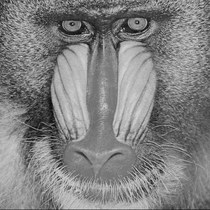
#> input picture Image_Processing_Engineering/gray_image.png, 210 x 210 px, shrunk from 512 x 512 before the run, found by its file name
$ jupyter execute kadai_1.ipynb
#> lines starting #> are read from the running program, lines starting #| are printed output that depends on the picture
レポート課題1
問題2

[cell 1]
#ドライブのマウント
from google.colab import drive
drive.mount('/content/drive')

[cell 2]
#モジュールのインポート
import cv2
import numpy as np
import matplotlib.pyplot as plt

#共通のディレクトリパス
common_path='/content/drive/MyDrive/img2025/image/'

[cell 3]
#画像を読み込む
img = cv2.imread(common_path + 'gray_image.png')
#> img is the input picture: shape (210, 210, 3); min 5, max 222, mean 129.7

#画像サイズを確認
print(f'画像サイズ:{img.shape}')
#| 画像サイズ:(210, 210, 3)

#画像のデータ型を確認
print(f'データ型:{img.dtype}')
#| データ型:uint8

#BGRの順に並んでいるのでRGBの順に並べ替える
img_rgb = cv2.cvtColor(img, cv2.COLOR_BGR2RGB)

#画像を表示
plt.imshow(img_rgb)
plt.show()

変換前後の画像を並べて表示する関数

[cell 4]
def show_images(img1, img2, title1='Image 1', title2='Image 2', cmap='gray', vmin=0, vmax=255):

  #表示領域サイズの指定
  plt.figure(figsize=(10, 5))

  #変換前の画像を表示
  plt.subplot(1, 2, 1)
  plt.title(title1)
  plt.imshow(img1, cmap=cmap, vmin=vmin, vmax=vmax)
  plt.axis('off')

  #変換後の画像を表示
  plt.subplot(1, 2, 2)
  plt.title(title2)
  plt.imshow(img2, cmap=cmap, vmin=vmin, vmax=vmax)
  plt.axis('off')

  plt.tight_layout()
  plt.show()

ヒストグラム表示関数

[cell 5]
# ヒストグラムを描画する関数
def plot_grayscale_histogram(image):

  # OpenCVでヒストグラムを計算
  hist = cv2.calcHist([image], [0], None, [256], [0, 256])

  # ヒストグラムを描画
  plt.figure(figsize=(10, 4))
  plt.plot(hist, color='black')
  plt.xlabel('Pixel Value')
  plt.ylabel('Frequency')
  plt.xlim([0, 255])
  plt.grid(True)
  plt.tight_layout()
  plt.show()

（1）線形変換関数により濃度変換を行うプログラム

[cell 6]
#画像を読み込む
gray_img = cv2.imread(common_path + 'gray_image.png')

#線形変換関数による濃度変換
adjusted_img= cv2.convertScaleAbs(gray_img, alpha=1.5, beta=15)
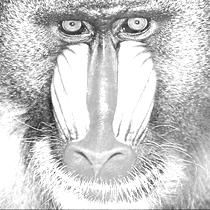
#> adjusted_img: shape (210, 210, 3); min 22, max 255, mean 203.1

#結果を表示
show_images(gray_img, adjusted_img, 'Original Image', 'Contrast Adjusted Image')
#> in show_images, `plt.show()`:
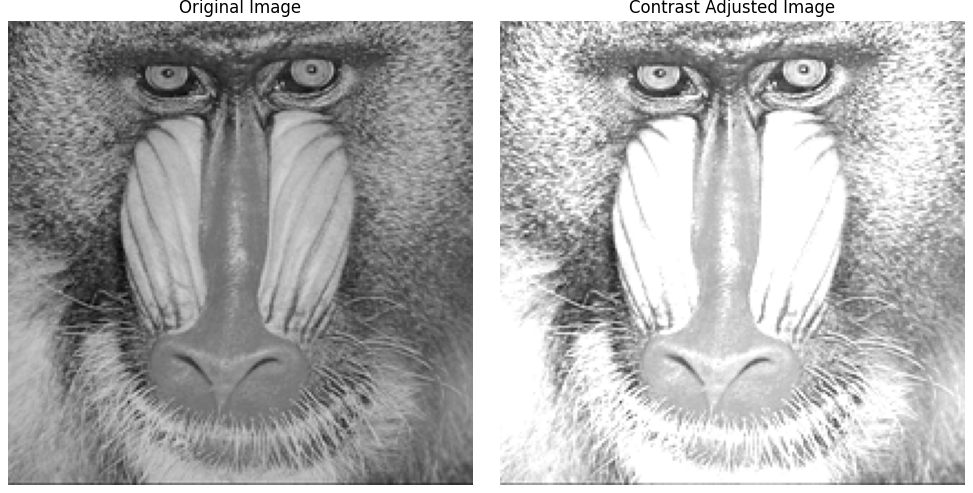
#> figure drawn by matplotlib, 2 panels

元画像のヒストグラム

[cell 7]
#元画像のヒストグラムを表示する
plot_grayscale_histogram(gray_img)
#> in plot_grayscale_histogram, `hist = cv2.calcHist([image], [0], None, [256], [0, 256])`: hist = 256 values, max 550 at index 124, min 0 at index 0, mean 172.3
#> in plot_grayscale_histogram, `plt.show()`:
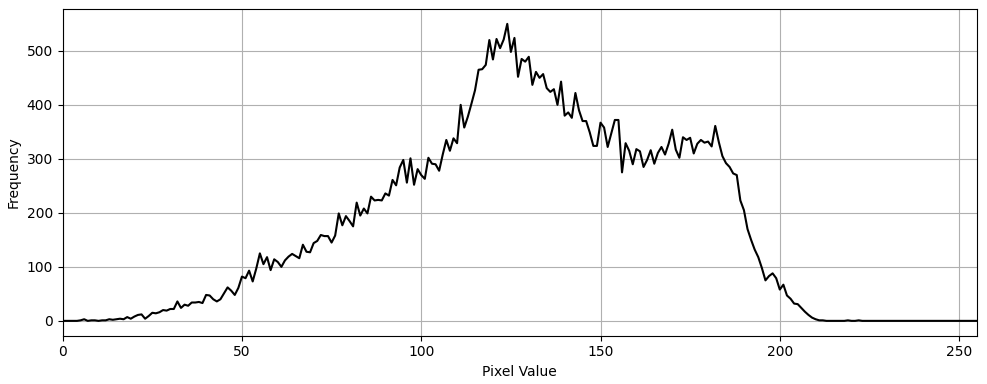
#> figure drawn by matplotlib, 1 panel; curve peaks at x = 124, y = 550

変換後の画像のヒストグラム

[cell 8]
#変換後の画像のヒストグラムを表示する
plot_grayscale_histogram(adjusted_img)
#> in plot_grayscale_histogram (call 2), `hist = cv2.calcHist([image], [0], None, [256], [0, 256])`: hist = 256 values, max 10915 at index 255, min 0 at index 0, mean 172.3
#> in plot_grayscale_histogram (call 2), `plt.show()`:
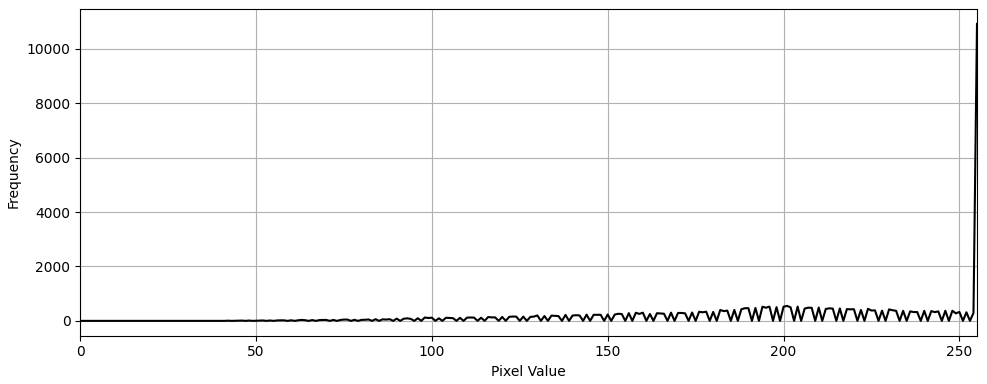
#> figure drawn by matplotlib, 1 panel; curve peaks at x = 255, y = 10915

(2)輝度反転

[cell 9]
#画像を読み込む
gray_img = cv2.imread(common_path + 'building.png')
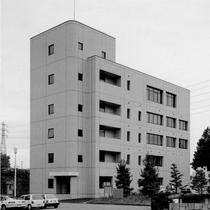
#> input picture Image_Processing_Engineering/building.png, 210 x 210 px, shrunk from 512 x 512 before the run, found by its file name
#> gray_img is the input picture: shape (210, 210, 3); min 0, max 246, mean 161.2

#線形変換関数による輝度変換
adjusted_img= cv2.convertScaleAbs(gray_img, alpha=-1, beta=255)
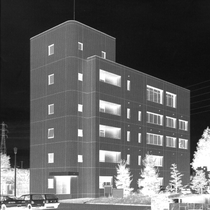
#> adjusted_img: shape (210, 210, 3); min 9, max 255, mean 93.8

#結果を表示
show_images(gray_img, adjusted_img, 'Original Image', 'Contrast Adjusted Image')

元画像のヒストグラム

[cell 10]
#元画像のヒストグラムを表示する
plot_grayscale_histogram(gray_img)
#> in plot_grayscale_histogram (call 3), `hist = cv2.calcHist([image], [0], None, [256], [0, 256])`: hist = 256 values, max 1533 at index 236, min 0 at index 244, mean 172.3
#> in plot_grayscale_histogram (call 3), `plt.show()`:
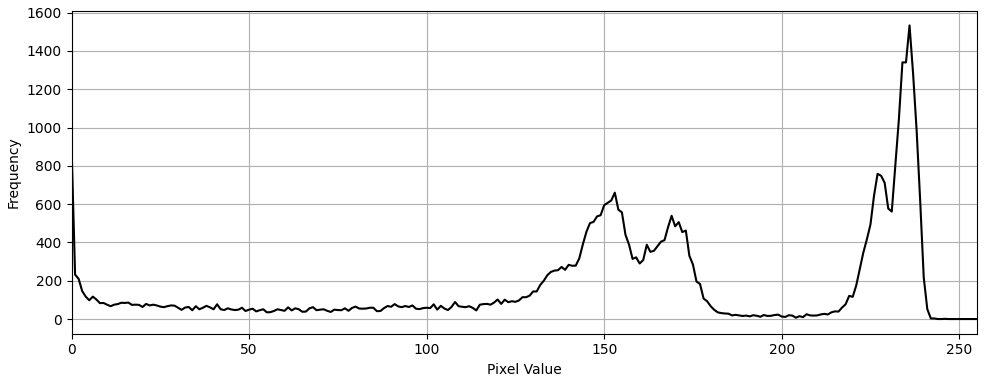
#> figure drawn by matplotlib, 1 panel; curve peaks at x = 236, y = 1533

変換後の画像のヒストグラム

[cell 11]
#変換後の画像のヒストグラムを表示する
plot_grayscale_histogram(adjusted_img)
#> in plot_grayscale_histogram (call 4), `hist = cv2.calcHist([image], [0], None, [256], [0, 256])`: hist = 256 values, max 1533 at index 19, min 0 at index 0, mean 172.3
#> in plot_grayscale_histogram (call 4), `plt.show()`:
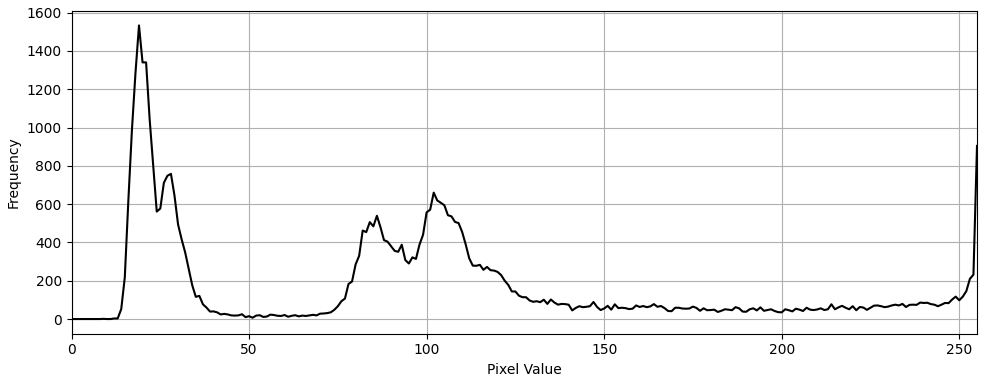
#> figure drawn by matplotlib, 1 panel; curve peaks at x = 19, y = 1533

(3)ノイズ除去

[cell 12]
#画像の読み込み
noisy_img= cv2.imread(common_path+ 'noisy_image.png', cv2.IMREAD_GRAYSCALE)
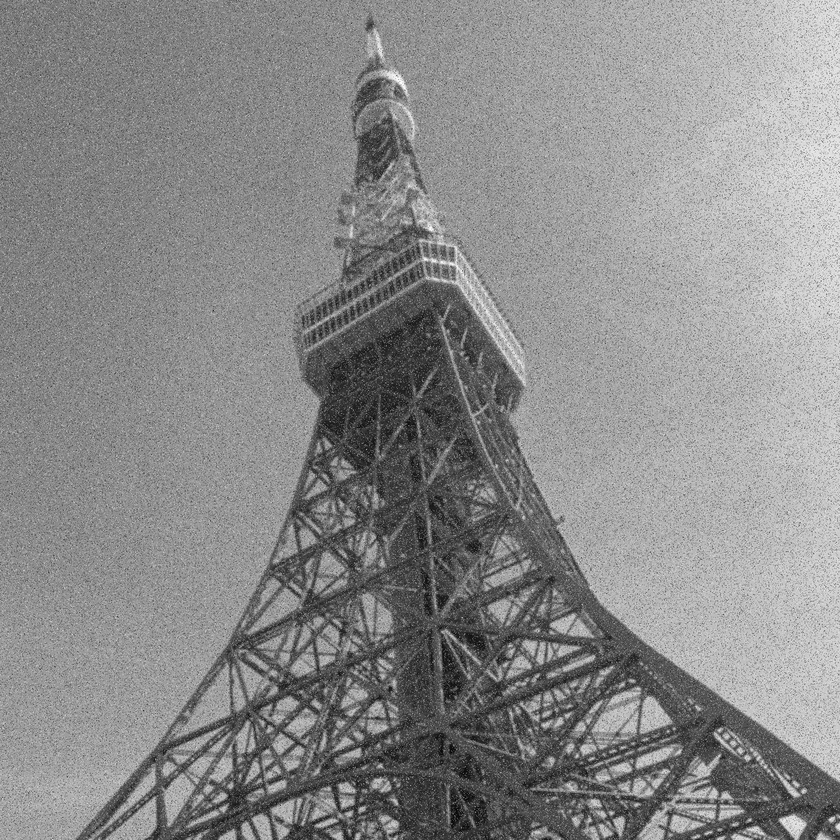
#> input picture Image_Processing_Engineering/noisy_image.png, 840 x 840 px, shrunk from 2048 x 2048 before the run, found by its file name
#> noisy_img is the input picture: shape (840, 840); min 0, max 255, mean 138.2

#メディアンフィルタの適用
median_img = cv2.medianBlur(noisy_img, 3)

#実行結果の表示
show_images(noisy_img,median_img, 'Original Image','Median Filtered Image')

空の部分にゴマ塩ノイズが多く見られたことから、これを良好に除去できるメディアンフィルタを用いた。フィルタのサイズは大きくし過ぎると画像がぼやけ、また計算時間もかかるため、なるべく小さくしていった結果、フィルタサイズ3でも良好にノイズを除去できたため、この値を用いた。

（4）エッジ検出

[cell 13]
# @title しきい値の検討 {"run":"auto","vertical-output":true}
threshold1 = 93 # @param {"type":"slider","min":0,"max":360,"step":1}
threshold2 = 50 # @param {"type":"slider","min":0,"max":360,"step":1}

#Cannyアルゴリズムを使用してエッジ検出を行う
#threshold1,threshold2をしきい値の引数として設定する
canny_edges = cv2.Canny(median_img, threshold1,threshold2)
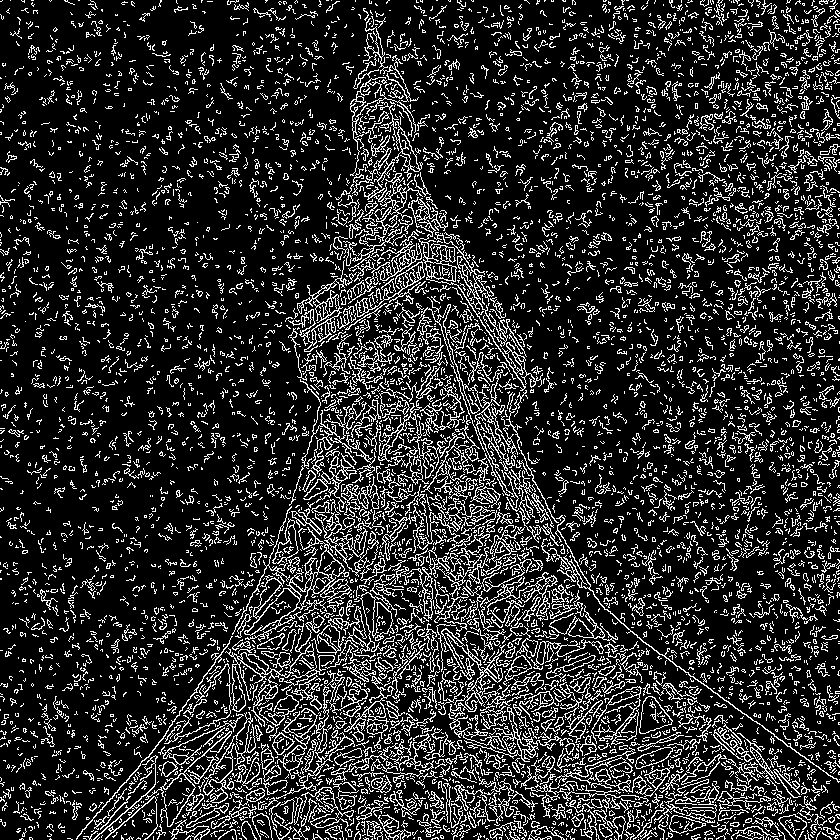
#> canny_edges: shape (840, 840); 16.7% white in thin lines or dots

#実行結果の画像を表示する
plt.figure(figsize=(6,6))
plt.imshow(canny_edges, cmap='gray', vmin=0, vmax=255)
plt.axis('off')
plt.show()
